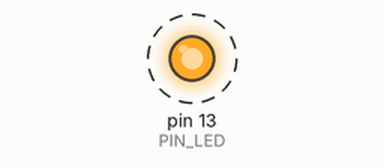
Simulated run of this sketch. Board: Arduino Uno, built with avr-gcc and run on an emulated ATmega328P. On the bench: output pins drawn as LEDs (lit = HIGH). Dashed ring = blinking.

Above: at 0.17 s.
Timing chart, 0 to 3.0 s (numbered marks = the images above):
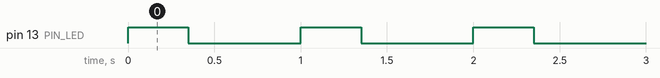

The sketch:

sketch_20220110_test1.ino
```cpp
//
// sketch_20220110_test1
//

#define PIN_LED	(13)

void setup() {
  // setup function is here
  pinMode(PIN_LED, OUTPUT);
  digitalWrite(PIN_LED, LOW);
}

void loop() {
  // loop function is here
  digitalWrite(PIN_LED, HIGH);
  delay(350);
  digitalWrite(PIN_LED, LOW);
  delay(650);
}
```

Measured:
- by itself, pin 13 (PIN_LED): alternates HIGH for 0.35 s and LOW for 0.65 s
